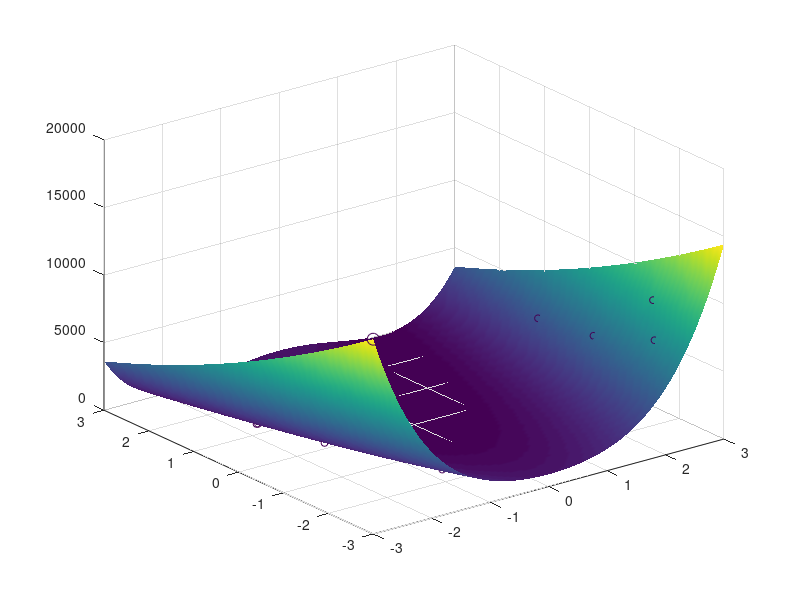

Here is the MATLAB script that generated this plot:
f = @(x, y) 100*(y - x^2)^2 + (1 - x)^2;

% Limites da funcao
limite_x = 3;
limite_y = -3;

% Precisao minima do resultado
tolerancia = 0.01;

% Numero de abelhas de cada tipo
% As abelhas operarias voam para locais ao redor da colmeia (inicialmente aleatorio).
% As abelhas seguidoras tem como referencia a informacao trazida pelas abelhas operarias.
% As abelhas exploradoras voam aleatoriamente, explorando lugares distindos.
operarias = 10;
seguidoras = 10;
exploradoras = 10;

% Maxima distancia ao redor de um ponto que uma abelha explora
passo = 0.1;

pos_operarias = [];
pos_seguidoras = [];
pos_exploradoras = [];

pos_total = [];

% Coloca a posicao inicial das abelhas operarias,
% a primeiras posicoes sao aleatorias
for a=1 : operarias 
  pos_operarias(a,1) = limite_y + rand()*(limite_x - limite_y);
  pos_operarias(a,2) = limite_y + rand()*(limite_x - limite_y);
  pos_total(a,1) = pos_operarias(a,1);
  pos_total(a,2) = pos_operarias(a,2);
end

% Plota o grafico da funcao
X = linspace(-limite_x,limite_x,100);
Y = linspace(-limite_y,limite_y,100);
fig = figure();

[xplot, yplot] = meshgrid(X,Y);

zplot = 100*(yplot - xplot.^2).^2 + (1 - xplot).^2;

surf(xplot, yplot, zplot);
shading interp;

hold on;

% Plota a distribuicao inicial das abelhas operarias
for i=1:operarias  
  scatter3(pos_operarias(i,1), pos_operarias(i,2), f(pos_operarias(i,1), pos_operarias(i,2)),25,1);
end
  
hold on;

% Coloca a posicao inicial das abelhas exploradoras,
% sempre aleatorio
for b=1 : exploradoras
  pos_exploradoras(b,1) = limite_y + rand()*(limite_x - limite_y);
  pos_exploradoras(b,2) = limite_y + rand()*(limite_x - limite_y);
  pos_total(b+operarias,1) = pos_exploradoras(b,1);
  pos_total(b+operarias,2) = pos_exploradoras(b,2);
end

cont = 0;
melhor = [1,1];
interacoes = 0;

while 1
  interacoes = interacoes + 1;
  cont = cont + 1;

  % Cria o vetor de probabilidades dos pontos
  prob = [];
  
  soma = 0;
  for i=1:length(pos_total);
    soma = soma + f(pos_total(i,1), pos_total(i,2));
  end

  for i=1:length(pos_total);
    last_value = length(prob) + 1;
    value = length(prob) + 1 + ceil((f(pos_total(i,1), pos_total(i,2))/soma)*100);
    for j=last_value : value;
      prob(j) = i;
    end
  end

  % Move as abelhas seguidoras
  for a=1:seguidoras
    % Escolhe um ponto baseado no vetor de probabilidaes  
    index = prob(randi(length(prob), 1));
    ponto = pos_total(index, :);
    
    % O novo ponto estara a um "passo" e distancia do oultro, em um angulo theta aleatorio
    theta = rand()*6.2831;
    pos_seguidoras(a,1) = ponto(1) + cos(theta)*passo;
    if pos_seguidoras(a,1) > limite_x
      pos_seguidoras(a,1) = limite_x;
    elseif pos_seguidoras(a,1) < -limite_x
      pos_seguidoras(a,1) = -limite_x;
    end
    
    pos_seguidoras(a,2) = ponto(2) + sin(theta)*passo;
    if pos_seguidoras(a,2) > limite_y
      pos_seguidoras(a,2) = limite_y;
    elseif pos_seguidoras(a,2) < -limite_y
      pos_seguidoras(a,2) = -limite_y;
    end
    
    pos_total(a+exploradoras+operarias,1) = pos_seguidoras(a,1);
    pos_total(a+exploradoras+operarias,2) = pos_seguidoras(a,2);
  end
  
  % Move as abelhas exploradoras
  for b=1 : exploradoras
    pos_exploradoras(b,1) = limite_y + rand()*(limite_x - limite_y);
    pos_exploradoras(b,2) = limite_y + rand()*(limite_x - limite_y);
    pos_total(b+operarias,1) = pos_exploradoras(b,1);
    pos_total(b+operarias,2) = pos_exploradoras(b,2);
  end

  
  
  % Move as abelhas operarias
  % Cria o vetor de probabilidades dos pontos
  prob = [];
  
  soma = 0;
  for i=1:length(pos_total);
    soma = soma + f(pos_total(i,1), pos_total(i,2));
  end

  for i=1:length(pos_total);
    last_value = length(prob) + 1;
    value = length(prob) + 1 + ceil((f(pos_total(i,1), pos_total(i,2))/soma)*100);
    for j=last_value : value;
      prob(j) = i;
    end
  end
  
  for a=1:seguidoras
    % Escolhe um ponto baseado no vetor de probabilidaes  
    index = prob(randi(length(prob), 1));
    ponto = pos_total(index, :);
    
    % O novo ponto estara a um "passo" e distancia do oultro, em um angulo theta aleatorio
    theta = rand()*6.2831;
    pos_operarias(a,1) = ponto(1) + cos(theta)*passo;
    if pos_operarias(a,1) > limite_x
      pos_operarias(a,1) = limite_x;
    elseif pos_operarias(a,1) < -limite_x
      pos_operarias(a,1) = -limite_x;
    end
    
    pos_operarias(a,2) = ponto(2) + sin(theta)*passo;
    if pos_operarias(a,2) > limite_y
      pos_operarias(a,2) = limite_y;
    elseif pos_operarias(a,2) < -limite_y
      pos_operarias(a,2) = -limite_y;
    end
    pos_total(a,1) = pos_operarias(a,1);
    pos_total(a,2) = pos_operarias(a,2);
  end
  
  % ve o melor ponto
  for i=1 : length(pos_total)
    if f(pos_total(i,1), pos_total(i,2)) > f(melhor(1), melhor(2))
      melhor = pos_total(i, :);
    end  
  end
  % Condicao de parada 
  if cont > 100
    break;    
  end
  
end

% Plot final
scatter3(melhor(1), melhor(2), f(melhor(1), melhor(2)), 75, 3);

disp("interações:")
disp(cont)
disp("melhor ponto: ")
disp(melhor)